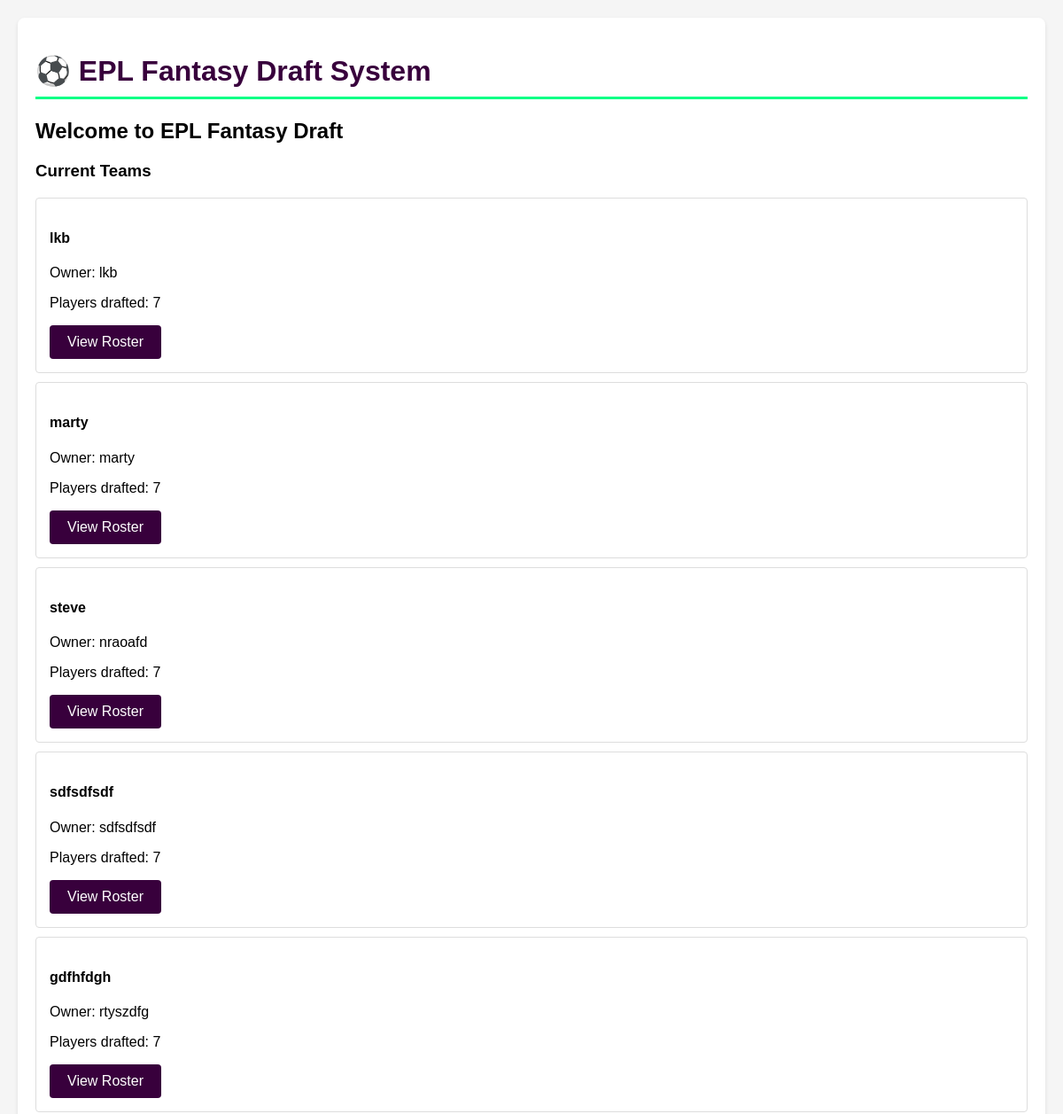
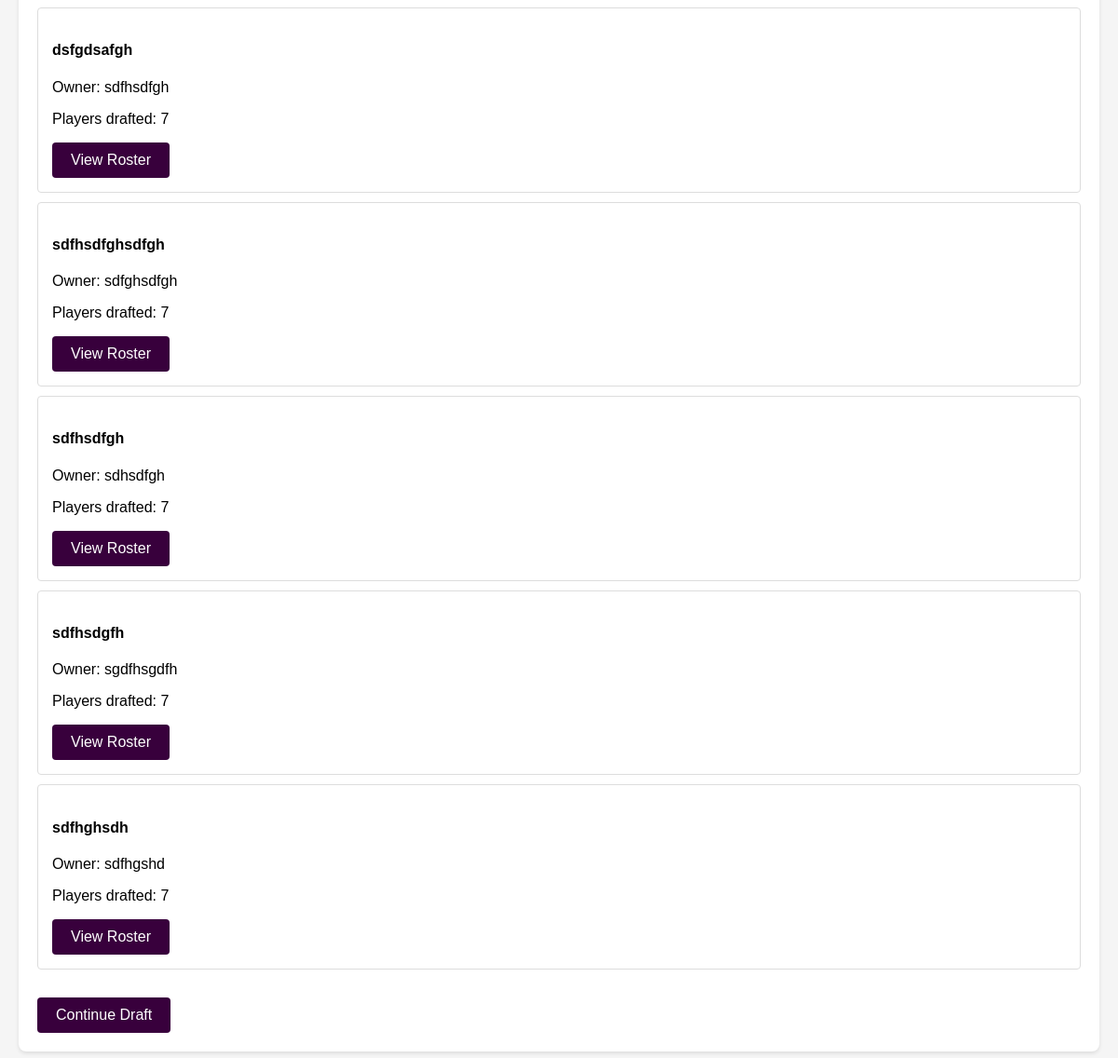
The page / on the database its author committed (2 pictures, top to bottom).
### app.py (models this page shows, shortened)
class DraftTeam(db.Model):
    id = db.Column(db.Integer, primary_key=True)
    name = db.Column(db.String(100), nullable=False)
    owner = db.Column(db.String(100), nullable=False)
    players = db.relationship('Player', backref='draft_team', lazy=True)

### app.py (the view)
@app.route('/')
def index():
    teams = DraftTeam.query.all()
    draft = Draft.query.first()
    return render_template('index.html', teams=teams, draft=draft)

### templates/index.html
{% extends "base.html" %}
{% block content %}
<h2>Welcome to EPL Fantasy Draft</h2>
{% if teams %}
    <h3>Current Teams</h3>
    <div class="teams-list">
        {% for team in teams %}
        <div class="team-card" style="border: 1px solid #ddd; padding: 15px; margin: 10px 0; border-radius: 4px;">
            <h4>{{ team.name }}</h4>
            <p>Owner: {{ team.owner }}</p>
            <p>Players drafted: {{ team.players|length }}</p>
            <a href="{{ url_for('view_team', team_id=team.id) }}" class="btn">View Roster</a>
        </div>
        {% endfor %}
    </div>
    {% if draft and draft.is_active %}
        <a href="{{ url_for('draft') }}" class="btn" style="margin-top: 20px;">Continue Draft</a>
    {% endif %}
{% else %}
    <p>No teams created yet.</p>
    <a href="{{ url_for('setup') }}" class="btn">Start New Draft</a>
{% endif %}
{% endblock %}

### templates/base.html (style rules this page uses)
body { font-family: Arial, sans-serif; margin: 0; padding: 20px; background-color: #f5f5f5; }
.btn { background-color: #38003c; color: white; padding: 10px 20px; border: none; border-radius: 4px; cursor: pointer; text-decoration: none; display: inline-block; }

### rows shown on the page
DraftTeam: name "lkb", owner "lkb", players|length "7"
DraftTeam: name "marty", owner "marty", players|length "7"
DraftTeam: name "steve", owner "nraoafd", players|length "7"
DraftTeam: name "sdfsdfsdf", owner "sdfsdfsdf", players|length "7"
DraftTeam: name "gdfhfdgh", owner "rtyszdfg", players|length "7"
DraftTeam: name "dsfgdsafgh", owner "sdfhsdfgh", players|length "7"
DraftTeam: name "sdfhsdfghsdfgh", owner "sdfghsdfgh", players|length "7"
DraftTeam: name "sdfhsdfgh", owner "sdhsdfgh", players|length "7"
DraftTeam: name "sdfhsdgfh", owner "sgdfhsgdfh", players|length "7"
DraftTeam: name "sdfhghsdh", owner "sdfhgshd", players|length "7"
